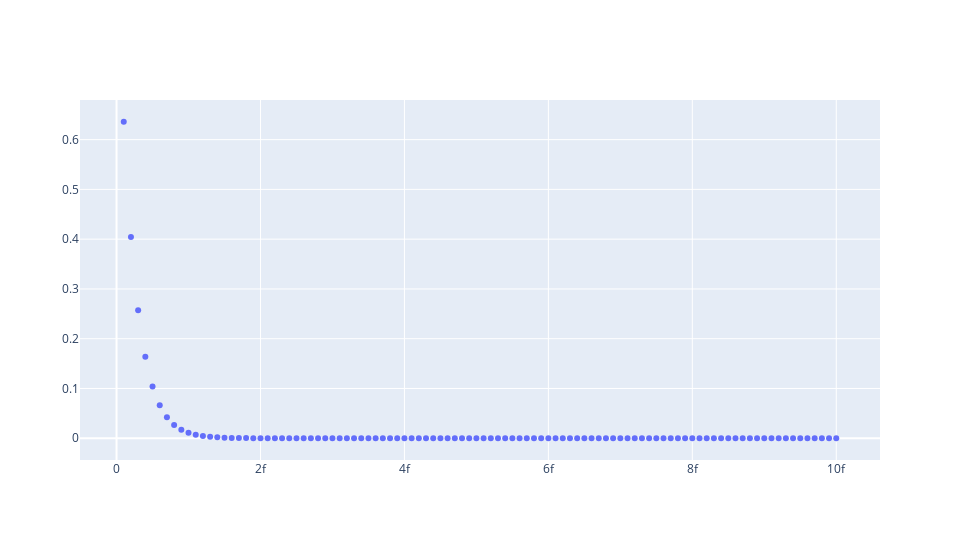

The notebook cell saved with this chart:
### Code cell
fig = go.Figure()

fig.add_trace(go.Scatter(
        x=energy,
        y=exp_1,
        mode='markers',
        name=f""
))

fig.update_layout(
        title=f"",
        xaxis_title="",
        yaxis_title="",
        legend=dict(x=0.65, y=0.98)
)

plot(fig)
